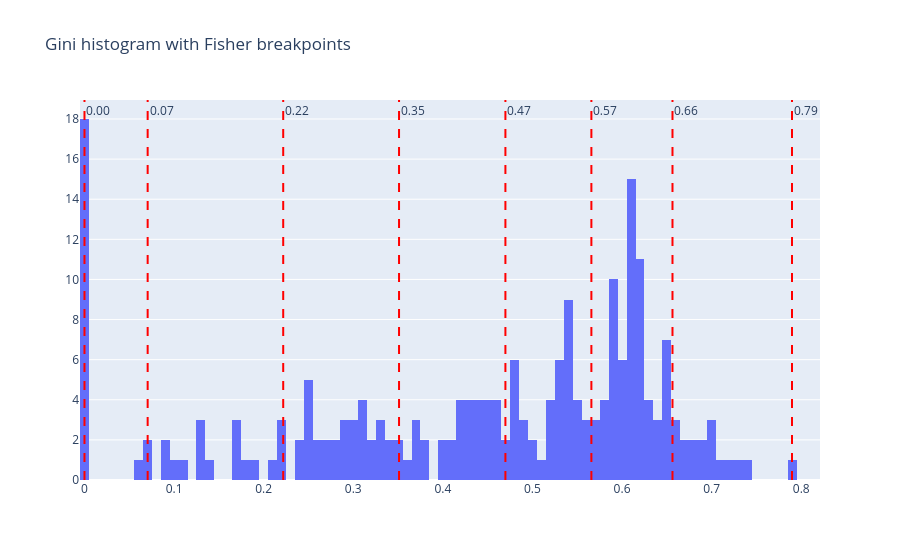

Notebook code for this chart:
### Markdown cell above
# Fisher breaks in heterogeneity statistics

### Code cell
breaks_gini = jenkspy.jenks_breaks(df_country_stats.gini, 7)

fig = go.Figure()

fig.add_trace(
    go.Histogram(x=df_country_stats.gini, nbinsx=100)
)
for x in breaks_gini:
    fig.add_vline(
        x=x,
        line=dict(color="red", width=2, dash="dash"),  # style of the line
        annotation_text=f"{x:.2f}",  # optional label
        annotation_position="top right"
    )
fig.update_layout(title="Gini histogram with Fisher breakpoints")
fig.show()

### Figure 1 — Plotly figure (JSON) as saved in the notebook; plotly's stock layout.template omitted (floating-point values rounded to 4 significant figures; data arrays with more than 128 entries replaced by an {"elided": "..."} marker saying what was removed)
{"data": [{"nbinsx": 100, "x": {"elided": "220 float values"}, "type": "histogram"}], "layout": {"shapes": [{"line": {"color": "red", "dash": "dash", "width": 2}, "type": "line", "x0": 0.0, "x1": 0.0, "xref": "x", "y0": 0, "y1": 1, "yref": "y domain"}, {"line": {"color": "red", "dash": "dash", "width": 2}, "type": "line", "x0": 0.07051, "x1": 0.07051, "xref": "x", "y0": 0, "y1": 1, "yref": "y domain"}, {"line": {"color": "red", "dash": "dash", "width": 2}, "type": "line", "x0": 0.2218, "x1": 0.2218, "xref": "x", "y0": 0, "y1": 1, "yref": "y domain"}, {"line": {"color": "red", "dash": "dash", "width": 2}, "type": "line", "x0": 0.3511, "x1": 0.3511, "xref": "x", "y0": 0, "y1": 1, "yref": "y domain"}, {"line": {"color": "red", "dash": "dash", "width": 2}, "type": "line", "x0": 0.4698, "x1": 0.4698, "xref": "x", "y0": 0, "y1": 1, "yref": "y domain"}, {"line": {"color": "red", "dash": "dash", "width": 2}, "type": "line", "x0": 0.5658, "x1": 0.5658, "xref": "x", "y0": 0, "y1": 1, "yref": "y domain"}, {"line": {"color": "red", "dash": "dash", "width": 2}, "type": "line", "x0": 0.6563, "x1": 0.6563, "xref": "x", "y0": 0, "y1": 1, "yref": "y domain"}, {"line": {"color": "red", "dash": "dash", "width": 2}, "type": "line", "x0": 0.7897, "x1": 0.7897, "xref": "x", "y0": 0, "y1": 1, "yref": "y domain"}], "annotations": [{"showarrow": false, "text": "0.00", "x": 0.0, "xanchor": "left", "xref": "x", "y": 1, "yanchor": "top", "yref": "y domain"}, {"showarrow": false, "text": "0.07", "x": 0.07051, "xanchor": "left", "xref": "x", "y": 1, "yanchor": "top", "yref": "y domain"}, {"showarrow": false, "text": "0.22", "x": 0.2218, "xanchor": "left", "xref": "x", "y": 1, "yanchor": "top", "yref": "y domain"}, {"showarrow": false, "text": "0.35", "x": 0.3511, "xanchor": "left", "xref": "x", "y": 1, "yanchor": "top", "yref": "y domain"}, {"showarrow": false, "text": "0.47", "x": 0.4698, "xanchor": "left", "xref": "x", "y": 1, "yanchor": "top", "yref": "y domain"}, {"showarrow": false, "text": "0.57", "x": 0.5658, "xanchor": "left", "xref": "x", "y": 1, "yanchor": "top", "yref": "y domain"}, {"showarrow": false, "text": "0.66", "x": 0.6563, "xanchor": "left", "xref": "x", "y": 1, "yanchor": "top", "yref": "y domain"}, {"showarrow": false, "text": "0.79", "x": 0.7897, "xanchor": "left", "xref": "x", "y": 1, "yanchor": "top", "yref": "y domain"}], "title": {"text": "Gini histogram with Fisher breakpoints"}}}
